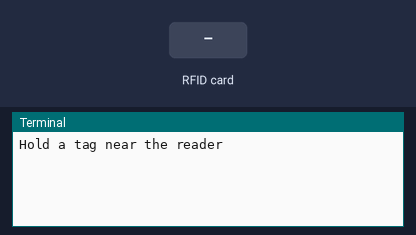
A program run on a simulated Raspberry Pi (header pin numbers). Parts: the last lines printed to the terminal. The test bench sets the inputs (shaded band). The RFID card's data blocks start empty.

Above: at 1.2 s.
1.3 s: RFID card 5E 7A 19 C4 held to the reader
At 1.53 s:
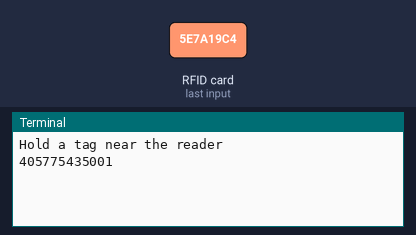
At 3.4 s:
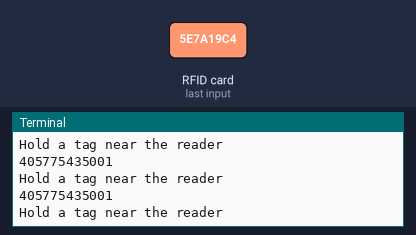

The program:

rfid.py
```python
import RPi.GPIO as GPIO
from mfrc522 import SimpleMFRC522
from time import sleep

GPIO.setwarnings (False)

while True:
    print("Hold a tag near the reader")
    id = SimpleMFRC522().read()[0]
    print(id)
    sleep(0.3)
```

Measured:
- after the input at 1.3 s, the terminal: prints a new line at once (image 1)
